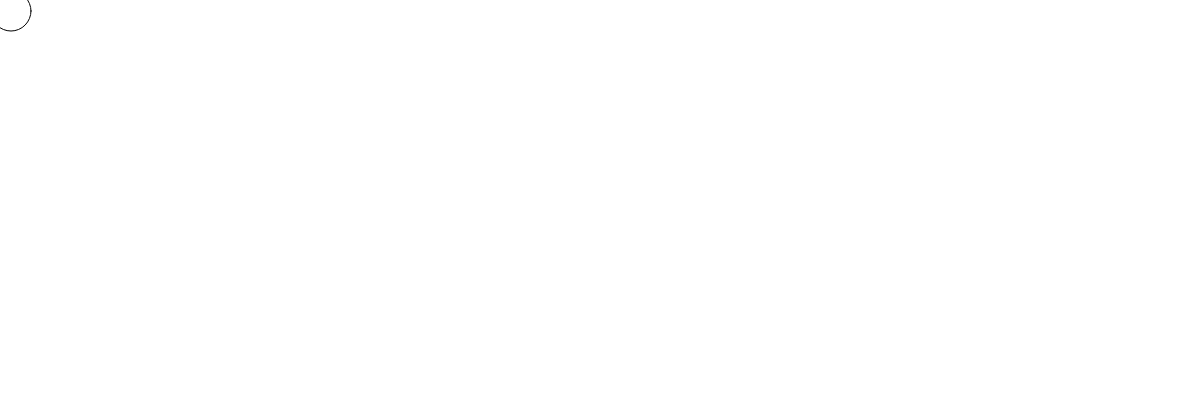
Frame 1 (no input)
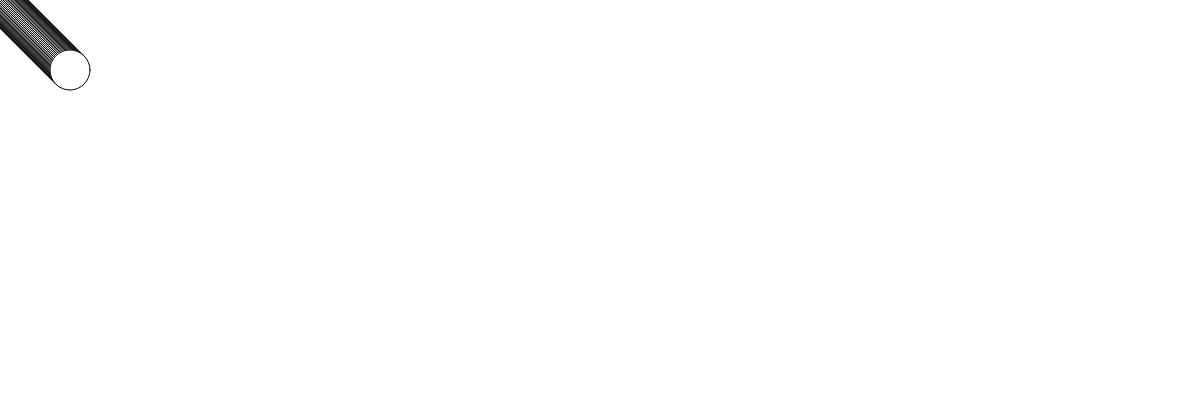
Frame 60 (no input)
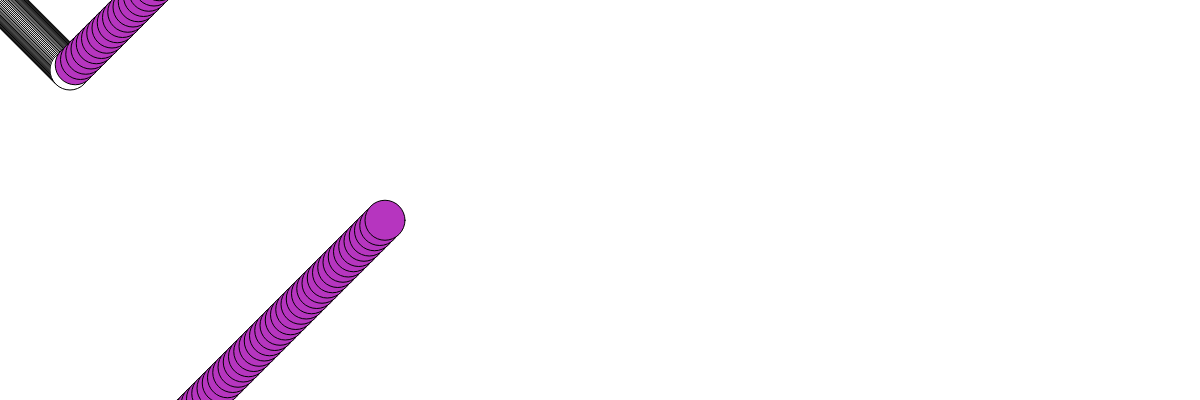
Frame 120 (the mouse pressed at the canvas centre since frame 60)

The p5.js sketch that drew these frames (run headless with seeded random() and noise() and a simulated clock; from frame 60 on, the mouse is pressed at the canvas centre):

// p5.js sketch
// ── sketch.js


let ball = {};
ball.width = 40;
ball.x = 10;
ball.y = 10;
ball.delta_x = 1;
ball.delta_y = 1;
ball.scale_x = 1;
ball.scale_y = 1;

let kick = true;

var col1 = 255;
var col2 = 255;
var col3 = 255;


function setup() {
    createCanvas(windowWidth, 400);
    background(255);
}



function draw() {


    ball.x += ball.delta_x * ball.scale_x;
    ball.y += ball.delta_y * ball.scale_y;


    if (ball.x >= width || ball.x <= 0) {
        ball.delta_x = -1 * ball.delta_x;
    }

/*
If the ball is moving upward and reaches the top of the page,
it will return at the bottom of the page at the same x coordinate.
*/

    if (ball.delta_y < 0, ball.y <= -40){
        ball.y = height + 25 ;
      }

/*
If the ball is moving downward and reaches the bottom of the page,
it will return at the top of the page at the same x coordinate.
*/

    if (ball.delta_y > 0, ball.y >= height + 40) {
         ball.y = -25;
        }

//The ellipse color is changed to a random color when clicked
    fill(col1, col2, col3);
    ellipse(ball.x, ball.y, ball.width, ball.width);
}


function mousePressed() {
    ball.scale_x = map(mouseX, 0, width, 0.5, 10);
    ball.scale_y = map(mouseY, 0, height, 0.5, 10);

//When the mouse is clicked,it changes direction
    if (kick) {
      ball.delta_y = -1 * ball.delta_y;
      on  = false;
    }
    else {
      on = true;
    }
//When the mouse is clicked, it randomizes the color of the fill
    col1 = random(255);
    col2 = random(255);
    col3 = random(255);

}
